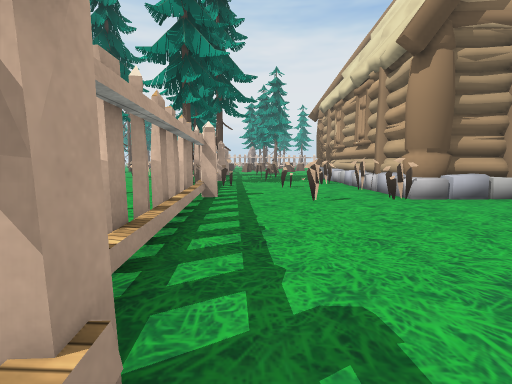
View 1 (above)

15 first-person views from a walk through a scene from a Unity 3-D project. The camera is 1.2 m above the floor, tilts 6° down and sees 85° across. The floor is counted in squares, 1.8 m on a side. Each view is taken from the middle of a square. On the plan, view 1 faces up. The plan holds only what a view shows up to about 9 squares ahead; the rest is blank. The place goes on beyond the plan. The player character is not drawn. Some surface patterns are stand-ins.

View 2
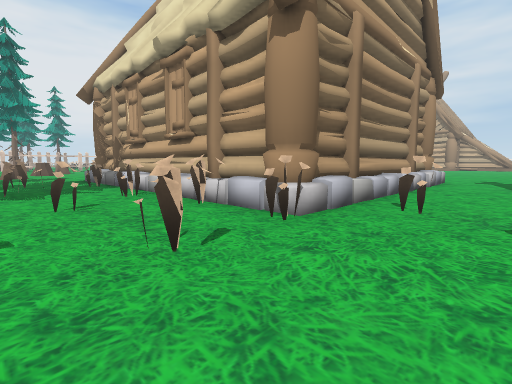

View 3
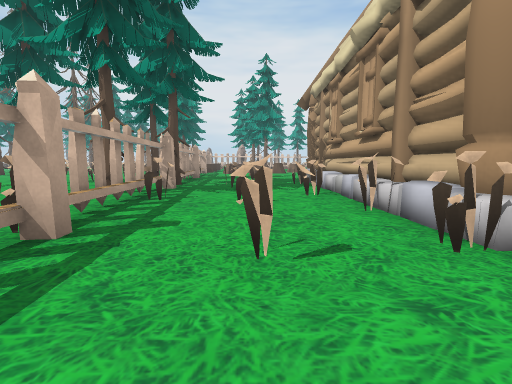

View 4
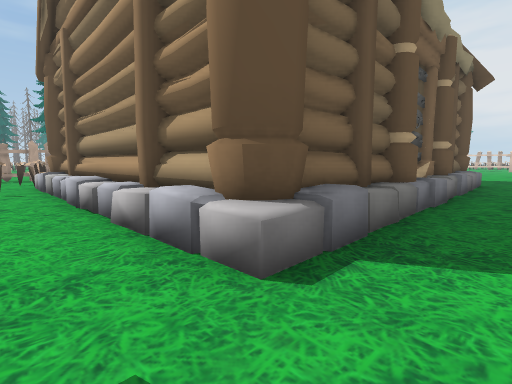

View 5
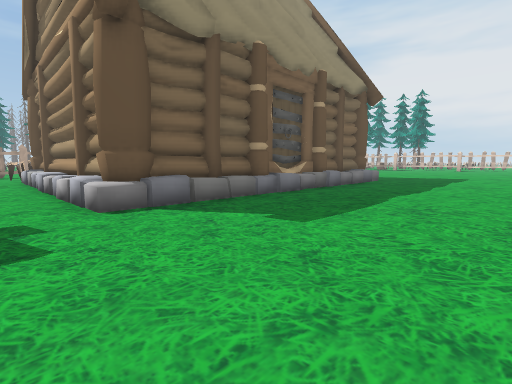

View 6
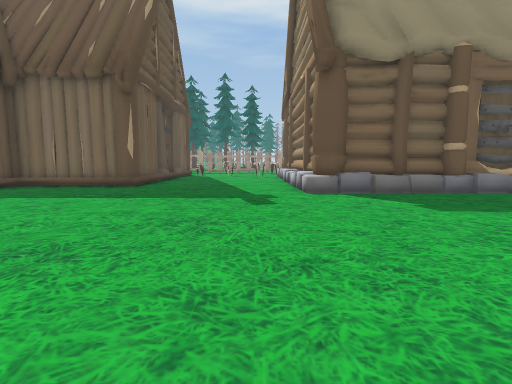

View 7
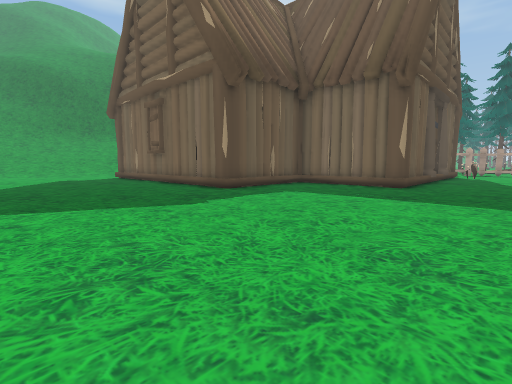

View 8
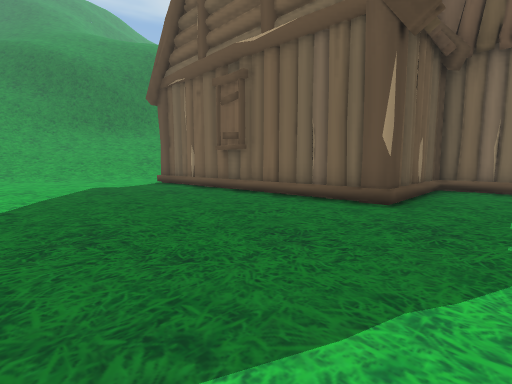

View 9
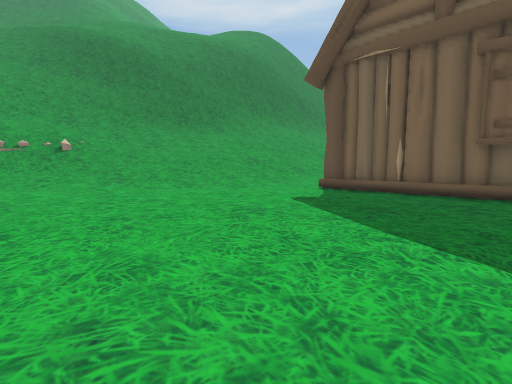

View 10
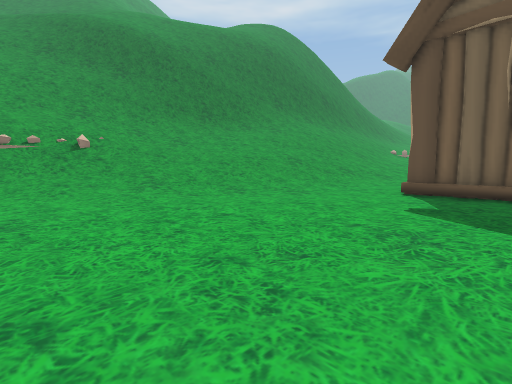

View 11
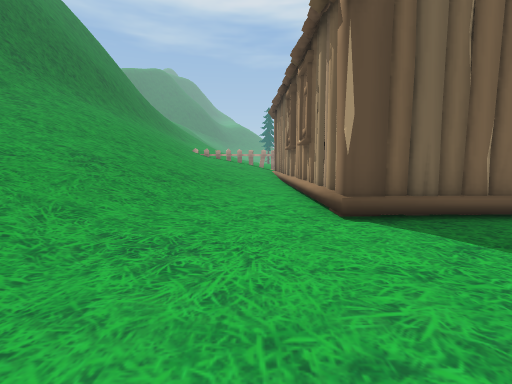

View 12
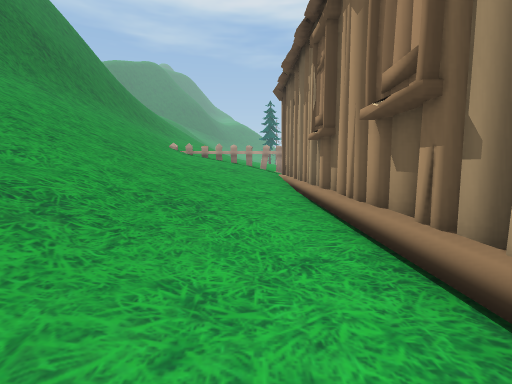

View 13
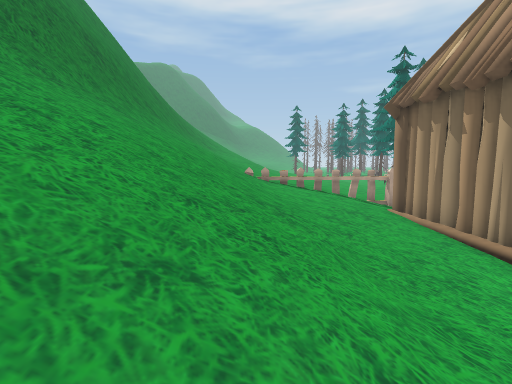

View 14
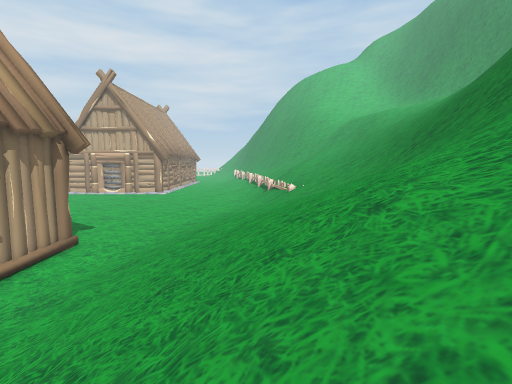

View 15
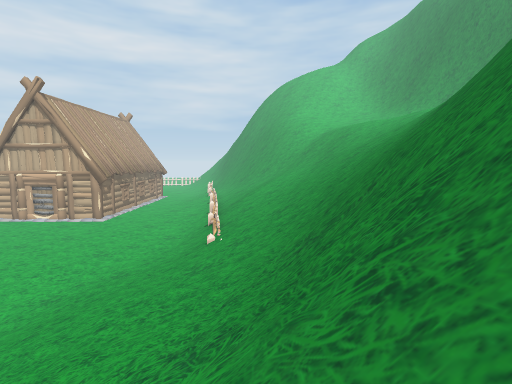

### Floor plan
Key: @ floor where view 1 was taken; # wall or solid block; x gap in a wall; . floor; / step, stairs or slope; = window, fence, low wall or low ledge; O other object.
Columns run from 3 left of view 1 to 19 right of it. Each row starts with its distance up from view 1.
 14              OO ..
 13     #.O      OO....
 12   #...O      OO....
 11  .O#..O      #O....
 10  .##..O      #O....
  9  O#..#O      OO....
  8 ..#.#.O      OO....
  7 ..#...O      OO....
  6  x#...OO#####OO....
  5  .#.#.#OOOOOOOO.....
  4  .#....#.............
  3   #... ..............
  2   x...   ............
  1   #..     ...........
  0    @      ##O........
 -1             O........
 -2             O........
 -3             #OOO.....
 -4                #.....
 -5                #.....
 -6                #.......
 -7                #.......
 -8                #.......
 -9                #.......
-10      OOOOOOOOOOO.......
-11      ///////...........
-12     =///////////.......
-13     x////////////////..
-14     =//////////////////
-15     ///////////////////
-16     ///////////////////
-17     ///////////////////
-18     ####//////////////
-19        #### #=#///////
-20             ####//////
-21               ##/////

Where each view was taken, in squares from view 1:
view 1: 0 up, 0 right, facing up
view 2: 3 up, 0 right, facing up-right
view 3: 3 up, 1 right, facing up
view 4: 4 up, 12 right, facing up-left
view 5: 4 up, 15 right, facing up-left
view 6: 4 up, 17 right, facing left
view 7: 3 up, 17 right, facing down-left
view 8: 1 down, 17 right, facing down-left
view 9: 6 down, 19 right, facing down-left
view 10: 8 down, 19 right, facing down-left
view 11: 11 down, 16 right, facing left
view 12: 11 down, 12 right, facing left
view 13: 14 down, 10 right, facing left
view 14: 15 down, 5 right, facing right
view 15: 18 down, 8 right, facing right
